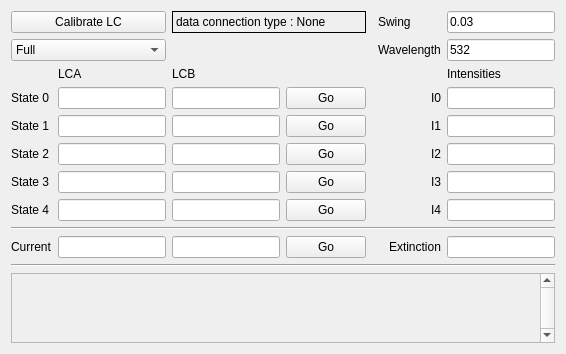
   <widget class="QWidget" name="calibrate_lc_tab">
    <property name="sizePolicy">
     <sizepolicy hsizetype="Expanding" vsizetype="Expanding">
      <horstretch>0</horstretch>
      <verstretch>0</verstretch>
     </sizepolicy>
    </property>
    <attribute name="title">
     <string>Calibration</string>
    </attribute>
    <layout class="QGridLayout" name="gridLayout_10">
     <item row="9" column="6" alignment="Qt::AlignRight">
      <widget class="QLabel" name="label_intensity_4">
       <property name="text">
        <string>I4</string>
       </property>
      </widget>
     </item>
     <item row="8" column="2" colspan="2" alignment="Qt::AlignLeft">
      <widget class="QLineEdit" name="le_state3_lcb">
       <property name="readOnly">
        <bool>true</bool>
       </property>
      </widget>
     </item>
     <item row="11" column="2" colspan="2" alignment="Qt::AlignLeft">
      <widget class="QLineEdit" name="le_current_lcb"/>
     </item>
     <item row="9" column="1" alignment="Qt::AlignLeft">
      <widget class="QLineEdit" name="le_state4_lca">
       <property name="readOnly">
        <bool>true</bool>
       </property>
      </widget>
     </item>
     <item row="11" column="0">
      <widget class="QLabel" name="label_current_lc">
       <property name="text">
        <string>Current</string>
       </property>
      </widget>
     </item>
     <item row="7" column="2" colspan="2" alignment="Qt::AlignLeft">
      <widget class="QLineEdit" name="le_state2_lcb">
       <property name="readOnly">
        <bool>true</bool>
       </property>
      </widget>
     </item>
     <item row="7" column="1" alignment="Qt::AlignLeft">
      <widget class="QLineEdit" name="le_state2_lca">
       <property name="readOnly">
        <bool>true</bool>
       </property>
      </widget>
     </item>
     <item row="6" column="7" alignment="Qt::AlignLeft">
      <widget class="QLineEdit" name="le_state1_intensity">
       <property name="sizePolicy">
        <sizepolicy hsizetype="Fixed" vsizetype="Fixed">
         <horstretch>0</horstretch>
         <verstretch>0</verstretch>
        </sizepolicy>
       </property>
       <property name="readOnly">
        <bool>true</bool>
       </property>
      </widget>
     </item>
     <item row="6" column="6" alignment="Qt::AlignRight">
      <widget class="QLabel" name="label_intensity_1">
       <property name="text">
        <string>I1</string>
       </property>
      </widget>
     </item>
     <item row="9" column="0" alignment="Qt::AlignLeft">
      <widget class="QLabel" name="label_state4">
       <property name="text">
        <string>State 4</string>
       </property>
      </widget>
     </item>
     <item row="6" column="2" colspan="2" alignment="Qt::AlignLeft">
      <widget class="QLineEdit" name="le_state1_lcb">
       <property name="readOnly">
        <bool>true</bool>
       </property>
      </widget>
     </item>
     <item row="7" column="7" alignment="Qt::AlignLeft">
      <widget class="QLineEdit" name="le_state2_intensity">
       <property name="sizePolicy">
        <sizepolicy hsizetype="Fixed" vsizetype="Fixed">
         <horstretch>0</horstretch>
         <verstretch>0</verstretch>
        </sizepolicy>
       </property>
       <property name="readOnly">
        <bool>true</bool>
       </property>
      </widget>
     </item>
     <item row="9" column="2" colspan="2" alignment="Qt::AlignLeft">
      <widget class="QLineEdit" name="le_state4_lcb">
       <property name="readOnly">
        <bool>true</bool>
       </property>
      </widget>
     </item>
     <item row="5" column="1">
      <widget class="QLineEdit" name="le_state0_lca">
       <property name="sizePolicy">
        <sizepolicy hsizetype="Fixed" vsizetype="Fixed">
         <horstretch>0</horstretch>
         <verstretch>0</verstretch>
        </sizepolicy>
       </property>
       <property name="readOnly">
        <bool>true</bool>
       </property>
      </widget>
     </item>
     <item row="12" column="0" colspan="8">
      <widget class="Line" name="line">
       <property name="orientation">
        <enum>Qt::Horizontal</enum>
       </property>
      </widget>
     </item>
     <item row="5" column="2" colspan="2" alignment="Qt::AlignLeft">
      <widget class="QLineEdit" name="le_state0_lcb">
       <property name="readOnly">
        <bool>true</bool>
       </property>
      </widget>
     </item>
     <item row="11" column="4" alignment="Qt::AlignLeft">
      <widget class="QPushButton" name="qbutton_set_current">
       <property name="text">
        <string>Go</string>
       </property>
      </widget>
     </item>
     <item row="1" column="0" colspan="2">
      <widget class="QComboBox" name="cb_calibration_mode">
       <item>
        <property name="text">
         <string>Full</string>
        </property>
       </item>
       <item>
        <property name="text">
         <string>Coarse</string>
        </property>
       </item>
       <item>
        <property name="text">
         <string>Fine</string>
        </property>
       </item>
      </widget>
     </item>
     <item row="13" column="0" colspan="8">
      <widget class="QScrollArea" name="scrollArea_2">
       <property name="verticalScrollBarPolicy">
        <enum>Qt::ScrollBarAlwaysOn</enum>
       </property>
       <property name="sizeAdjustPolicy">
        <enum>QAbstractScrollArea::AdjustIgnored</enum>
       </property>
       <property name="widgetResizable">
        <bool>true</bool>
       </property>
       <widget class="QWidget" name="scrollAreaWidgetContents_2">
        <property name="geometry">
         <rect>
          <x>0</x>
          <y>0</y>
          <width>604</width>
          <height>335</height>
         </rect>
        </property>
       </widget>
      </widget>
     </item>
     <item row="6" column="4" colspan="2" alignment="Qt::AlignLeft">
      <widget class="QPushButton" name="qbutton_set_state1">
       <property name="text">
        <string>Go</string>
       </property>
      </widget>
     </item>
     <item row="8" column="6" alignment="Qt::AlignRight">
      <widget class="QLabel" name="label_intensity_3">
       <property name="text">
        <string>I3</string>
       </property>
      </widget>
     </item>
     <item row="6" column="1" alignment="Qt::AlignLeft">
      <widget class="QLineEdit" name="le_state1_lca">
       <property name="readOnly">
        <bool>true</bool>
       </property>
      </widget>
     </item>
     <item row="4" column="7">
      <widget class="QLabel" name="label_intensity">
       <property name="text">
        <string>Intensities</string>
       </property>
      </widget>
     </item>
     <item row="5" column="6" alignment="Qt::AlignRight">
      <widget class="QLabel" name="label_intensity_0">
       <property name="text">
        <string>I0</string>
       </property>
      </widget>
     </item>
     <item row="8" column="7" alignment="Qt::AlignLeft">
      <widget class="QLineEdit" name="le_state3_intensity">
       <property name="sizePolicy">
        <sizepolicy hsizetype="Fixed" vsizetype="Fixed">
         <horstretch>0</horstretch>
         <verstretch>0</verstretch>
        </sizepolicy>
       </property>
       <property name="readOnly">
        <bool>true</bool>
       </property>
      </widget>
     </item>
     <item row="7" column="0" alignment="Qt::AlignLeft">
      <widget class="QLabel" name="label_state2">
       <property name="text">
        <string>State 2</string>
       </property>
      </widget>
     </item>
     <item row="9" column="4" colspan="2" alignment="Qt::AlignLeft">
      <widget class="QPushButton" name="qbutton_set_state4">
       <property name="text">
        <string>Go</string>
       </property>
      </widget>
     </item>
     <item row="8" column="4" colspan="2" alignment="Qt::AlignLeft">
      <widget class="QPushButton" name="qbutton_set_state3">
       <property name="text">
        <string>Go</string>
       </property>
      </widget>
     </item>
     <item row="4" column="1">
      <widget class="QLabel" name="label_LCA">
       <property name="text">
        <string>LCA</string>
       </property>
      </widget>
     </item>
     <item row="11" column="7" alignment="Qt::AlignLeft">
      <widget class="QLineEdit" name="le_extinction">
       <property name="sizePolicy">
        <sizepolicy hsizetype="Minimum" vsizetype="Fixed">
         <horstretch>0</horstretch>
         <verstretch>0</verstretch>
        </sizepolicy>
       </property>
       <property name="readOnly">
        <bool>true</bool>
       </property>
      </widget>
     </item>
     <item row="7" column="4" colspan="2" alignment="Qt::AlignLeft">
      <widget class="QPushButton" name="qbutton_set_state2">
       <property name="text">
        <string>Go</string>
       </property>
      </widget>
     </item>
     <item row="11" column="1" alignment="Qt::AlignLeft">
      <widget class="QLineEdit" name="le_current_lca">
       <property name="readOnly">
        <bool>false</bool>
       </property>
      </widget>
     </item>
     <item row="6" column="0" alignment="Qt::AlignLeft">
      <widget class="QLabel" name="label_state1">
       <property name="text">
        <string>State 1</string>
       </property>
      </widget>
     </item>
     <item row="8" column="0" alignment="Qt::AlignLeft">
      <widget class="QLabel" name="label_state3">
       <property name="text">
        <string>State 3</string>
       </property>
      </widget>
     </item>
     <item row="4" column="2" colspan="2">
      <widget class="QLabel" name="label_LCB">
       <property name="text">
        <string>LCB</string>
       </property>
      </widget>
     </item>
     <item row="5" column="7" alignment="Qt::AlignLeft">
      <widget class="QLineEdit" name="le_state0_intensity">
       <property name="sizePolicy">
        <sizepolicy hsizetype="Fixed" vsizetype="Fixed">
         <horstretch>0</horstretch>
         <verstretch>0</verstretch>
        </sizepolicy>
       </property>
       <property name="readOnly">
        <bool>true</bool>
       </property>
      </widget>
     </item>
     <item row="8" column="1" alignment="Qt::AlignLeft">
      <widget class="QLineEdit" name="le_state3_lca">
       <property name="readOnly">
        <bool>true</bool>
       </property>
      </widget>
     </item>
     <item row="0" column="0" colspan="2">
      <widget class="QPushButton" name="qbutton_calibrate_lc">
       <property name="sizePolicy">
        <sizepolicy hsizetype="Minimum" vsizetype="Fixed">
         <horstretch>0</horstretch>
         <verstretch>0</verstretch>
        </sizepolicy>
       </property>
       <property name="text">
        <string>Calibrate LC</string>
       </property>
       <property name="autoDefault">
        <bool>false</bool>
       </property>
      </widget>
     </item>
     <item row="11" column="5" colspan="2" alignment="Qt::AlignRight">
      <widget class="QLabel" name="label_extinction">
       <property name="text">
        <string>Extinction</string>
       </property>
      </widget>
     </item>
     <item row="5" column="0">
      <widget class="QLabel" name="label_state0">
       <property name="sizePolicy">
        <sizepolicy hsizetype="Fixed" vsizetype="Preferred">
         <horstretch>0</horstretch>
         <verstretch>0</verstretch>
        </sizepolicy>
       </property>
       <property name="text">
        <string>State 0</string>
       </property>
      </widget>
     </item>
     <item row="5" column="4" colspan="2" alignment="Qt::AlignLeft">
      <widget class="QPushButton" name="qbutton_set_state0">
       <property name="text">
        <string>Go</string>
       </property>
      </widget>
     </item>
     <item row="7" column="6" alignment="Qt::AlignRight">
      <widget class="QLabel" name="label_intensity_2">
       <property name="text">
        <string>I2</string>
       </property>
      </widget>
     </item>
     <item row="9" column="7" alignment="Qt::AlignLeft">
      <widget class="QLineEdit" name="le_state4_intensity">
       <property name="sizePolicy">
        <sizepolicy hsizetype="Minimum" vsizetype="Fixed">
         <horstretch>0</horstretch>
         <verstretch>0</verstretch>
        </sizepolicy>
       </property>
       <property name="readOnly">
        <bool>true</bool>
       </property>
      </widget>
     </item>
     <item row="0" column="2" colspan="3">
      <widget class="QLabel" name="label_data_connection_type_calib">
       <property name="frameShape">
        <enum>QFrame::Box</enum>
       </property>
       <property name="text">
        <string>data connection type : None</string>
       </property>
      </widget>
     </item>
     <item row="0" column="6">
      <widget class="QLabel" name="label_swing">
       <property name="text">
        <string>Swing</string>
       </property>
      </widget>
     </item>
     <item row="1" column="6">
      <widget class="QLabel" name="label_wavelength">
       <property name="text">
        <string>Wavelength</string>
       </property>
      </widget>
     </item>
     <item row="0" column="7">
      <widget class="QLineEdit" name="le_swing">
       <property name="sizePolicy">
        <sizepolicy hsizetype="Fixed" vsizetype="Fixed">
         <horstretch>0</horstretch>
         <verstretch>0</verstretch>
        </sizepolicy>
       </property>
       <property name="text">
        <string>0.03</string>
       </property>
      </widget>
     </item>
     <item row="1" column="7">
      <widget class="QLineEdit" name="le_wavelength">
       <property name="sizePolicy">
        <sizepolicy hsizetype="Fixed" vsizetype="Fixed">
         <horstretch>0</horstretch>
         <verstretch>0</verstretch>
        </sizepolicy>
       </property>
       <property name="text">
        <string>532</string>
       </property>
      </widget>
     </item>
     <item row="10" column="0" colspan="8">
      <widget class="Line" name="line_10">
       <property name="orientation">
        <enum>Qt::Horizontal</enum>
       </property>
      </widget>
     </item>
    </layout>
   </widget>
